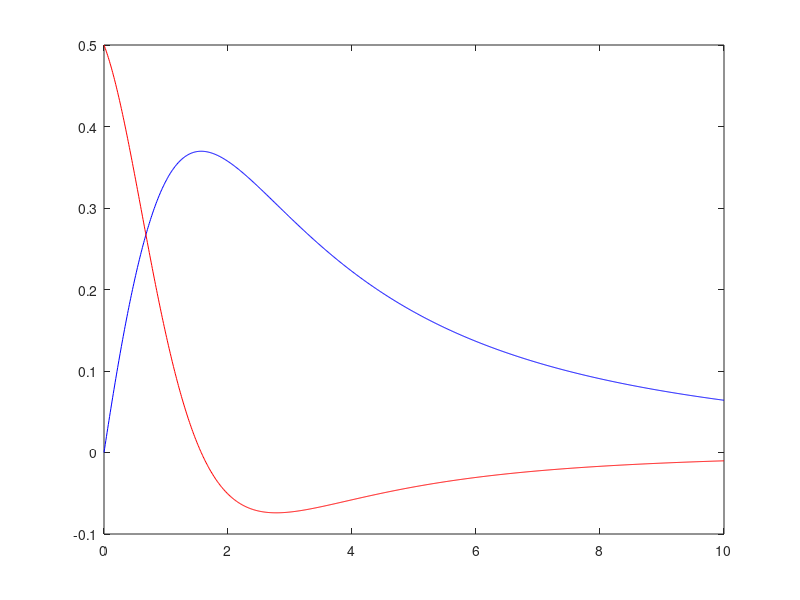

Reproduce this figure in MATLAB. (Note: this script raises an error after producing the figure.)
% Name: Andrew Pang
% Date: 3 MAY 2019  
% Task 4 :  Growth
close all; clear all; clc;

%creates row vector c 
c = 0:0.01:10 ;
%create a math function g(c) and g'(c) that takes values of c
gc = @(c) ((2*c) ./ ( 4 + 0.8*c + c.^2 + 0.2*(c.^3) ));
dgc =@(c) ((10*(20-5*c.^2 - 2*c.^3))./(((c+5).^2).*((c.^2+4).^2)));

%Plots the graphs g(c) and g'(c)
plot(c,gc(c),'b-');
hold on
plot(c,dgc(c),'r-');

%calls the falseposition fucntion to otain the root of g'(c)
%since at maximum, g'(c) = 0
[root, iter] = falseposition(dgc,0,5,1e-4);

%plots the line for the root solution
xline(root);

%labels the axes and adds a legend
legend('g(c)',"g'(c)",'Solution');
xlabel('c value');
ylabel("g(c)/g'(c)");
hold off;

fprintf('The value of c when the growth is maximum is %4.2f and took %4.0f iterations',root,iter)
